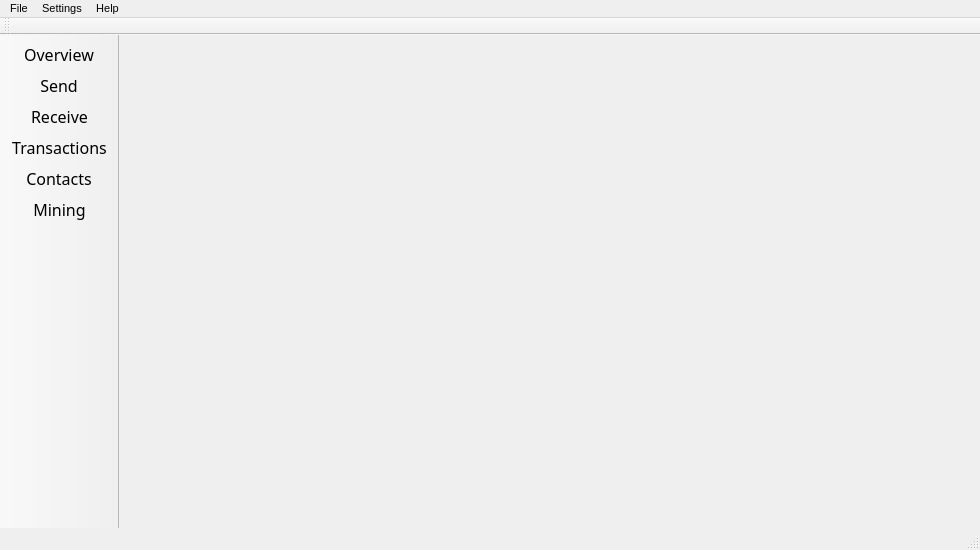
<?xml version="1.0" encoding="UTF-8"?>
<ui version="4.0">
 <class>MainWindow</class>
 <widget class="QMainWindow" name="MainWindow">
  <property name="geometry">
   <rect>
    <x>0</x>
    <y>0</y>
    <width>980</width>
    <height>550</height>
   </rect>
  </property>
  <property name="sizePolicy">
   <sizepolicy hsizetype="Preferred" vsizetype="Preferred">
    <horstretch>0</horstretch>
    <verstretch>0</verstretch>
   </sizepolicy>
  </property>
  <property name="minimumSize">
   <size>
    <width>0</width>
    <height>0</height>
   </size>
  </property>
  <property name="maximumSize">
   <size>
    <width>16777215</width>
    <height>16777215</height>
   </size>
  </property>
  <property name="font">
   <font>
    <pointsize>8</pointsize>
   </font>
  </property>
  <property name="windowTitle">
   <string>MainWindow</string>
  </property>
  <property name="windowIcon">
   <iconset resource="../../resources.qrc">
    <normaloff>:/images/cryptonote</normaloff>:/images/cryptonote</iconset>
  </property>
  <widget class="QWidget" name="centralwidget">
   <property name="sizePolicy">
    <sizepolicy hsizetype="Expanding" vsizetype="Preferred">
     <horstretch>0</horstretch>
     <verstretch>0</verstretch>
    </sizepolicy>
   </property>
   <layout class="QGridLayout" name="gridLayout">
    <property name="margin">
     <number>0</number>
    </property>
    <property name="spacing">
     <number>0</number>
    </property>
    <item row="0" column="0" colspan="6">
     <widget class="WalletGui::AccountFrame" name="m_accountFrame">
      <property name="sizePolicy">
       <sizepolicy hsizetype="Preferred" vsizetype="Fixed">
        <horstretch>0</horstretch>
        <verstretch>0</verstretch>
       </sizepolicy>
      </property>
      <property name="minimumSize">
       <size>
        <width>0</width>
        <height>70</height>
       </size>
      </property>
      <property name="maximumSize">
       <size>
        <width>16777215</width>
        <height>70</height>
       </size>
      </property>
      <property name="styleSheet">
       <string notr="true"/>
      </property>
      <property name="frameShape">
       <enum>QFrame::Panel</enum>
      </property>
      <property name="frameShadow">
       <enum>QFrame::Raised</enum>
      </property>
      <property name="lineWidth">
       <number>-1</number>
      </property>
     </widget>
    </item>
    <item row="1" column="0">
     <widget class="WalletGui::OverviewFrame" name="m_overviewFrame">
      <property name="sizePolicy">
       <sizepolicy hsizetype="Preferred" vsizetype="Preferred">
        <horstretch>0</horstretch>
        <verstretch>0</verstretch>
       </sizepolicy>
      </property>
      <property name="styleSheet">
       <string notr="true"/>
      </property>
      <property name="frameShape">
       <enum>QFrame::NoFrame</enum>
      </property>
      <property name="frameShadow">
       <enum>QFrame::Raised</enum>
      </property>
     </widget>
    </item>
    <item row="1" column="3">
     <widget class="WalletGui::TransactionsFrame" name="m_transactionsFrame">
      <property name="sizePolicy">
       <sizepolicy hsizetype="Preferred" vsizetype="Preferred">
        <horstretch>0</horstretch>
        <verstretch>0</verstretch>
       </sizepolicy>
      </property>
      <property name="styleSheet">
       <string notr="true"/>
      </property>
      <property name="frameShape">
       <enum>QFrame::NoFrame</enum>
      </property>
      <property name="frameShadow">
       <enum>QFrame::Raised</enum>
      </property>
     </widget>
    </item>
    <item row="1" column="1">
     <widget class="WalletGui::SendFrame" name="m_sendFrame">
      <property name="sizePolicy">
       <sizepolicy hsizetype="Preferred" vsizetype="Preferred">
        <horstretch>0</horstretch>
        <verstretch>0</verstretch>
       </sizepolicy>
      </property>
      <property name="frameShape">
       <enum>QFrame::NoFrame</enum>
      </property>
      <property name="frameShadow">
       <enum>QFrame::Raised</enum>
      </property>
     </widget>
    </item>
    <item row="1" column="4">
     <widget class="WalletGui::AddressBookFrame" name="m_addressBookFrame">
      <property name="sizePolicy">
       <sizepolicy hsizetype="Preferred" vsizetype="Preferred">
        <horstretch>0</horstretch>
        <verstretch>0</verstretch>
       </sizepolicy>
      </property>
      <property name="frameShape">
       <enum>QFrame::NoFrame</enum>
      </property>
      <property name="frameShadow">
       <enum>QFrame::Raised</enum>
      </property>
     </widget>
    </item>
    <item row="1" column="5">
     <widget class="WalletGui::MiningFrame" name="m_miningFrame">
      <property name="sizePolicy">
       <sizepolicy hsizetype="Preferred" vsizetype="Preferred">
        <horstretch>0</horstretch>
        <verstretch>0</verstretch>
       </sizepolicy>
      </property>
      <property name="frameShape">
       <enum>QFrame::NoFrame</enum>
      </property>
      <property name="frameShadow">
       <enum>QFrame::Raised</enum>
      </property>
     </widget>
    </item>
    <item row="1" column="2">
     <widget class="WalletGui::ReceiveFrame" name="m_receiveFrame">
      <property name="sizePolicy">
       <sizepolicy hsizetype="Preferred" vsizetype="Preferred">
        <horstretch>0</horstretch>
        <verstretch>0</verstretch>
       </sizepolicy>
      </property>
      <property name="frameShape">
       <enum>QFrame::NoFrame</enum>
      </property>
      <property name="frameShadow">
       <enum>QFrame::Raised</enum>
      </property>
     </widget>
    </item>
   </layout>
  </widget>
  <widget class="QMenuBar" name="menubar">
   <property name="geometry">
    <rect>
     <x>0</x>
     <y>0</y>
     <width>980</width>
     <height>18</height>
    </rect>
   </property>
   <widget class="QMenu" name="menuFile">
    <property name="title">
     <string>File</string>
    </property>
    <widget class="QMenu" name="menuRecent_wallets">
     <property name="title">
      <string>Recent wallets</string>
     </property>
    </widget>
    <addaction name="m_createWalletAction"/>
    <addaction name="m_createNondeterministicWalletAction"/>
    <addaction name="m_openWalletAction"/>
    <addaction name="menuRecent_wallets"/>
    <addaction name="m_backupWalletAction"/>
    <addaction name="m_resetAction"/>
    <addaction name="m_closeWalletAction"/>
    <addaction name="separator"/>
    <addaction name="m_openUriAction"/>
    <addaction name="m_openLogFileAction"/>
    <addaction name="separator"/>
    <addaction name="m_showMnemonicSeedAction"/>
    <addaction name="m_restoreFromMnemonicSeedAction"/>
    <addaction name="separator"/>
    <addaction name="m_showPrivateKey"/>
    <addaction name="m_importKeyAction"/>
    <addaction name="separator"/>
    <addaction name="m_exportTrackingKeyAction"/>
    <addaction name="m_importTrackingKeyAction"/>
    <addaction name="separator"/>
    <addaction name="m_exitAction"/>
   </widget>
   <widget class="QMenu" name="menuSettings">
    <property name="title">
     <string>Settings</string>
    </property>
    <addaction name="m_encryptWalletAction"/>
    <addaction name="m_changePasswordAction"/>
    <addaction name="m_changeLanguageAction"/>
    <addaction name="m_connectionSettingsAction"/>
    <addaction name="separator"/>
    <addaction name="m_startOnLoginAction"/>
    <addaction name="m_minimizeToTrayAction"/>
    <addaction name="m_closeToTrayAction"/>
    <addaction name="m_miningOnLaunchAction"/>
   </widget>
   <widget class="QMenu" name="menuHelp">
    <property name="title">
     <string>Help</string>
    </property>
    <addaction name="m_aboutCryptonoteAction"/>
    <addaction name="m_aboutQtAction"/>
    <addaction name="actionHelp"/>
   </widget>
   <addaction name="menuFile"/>
   <addaction name="menuSettings"/>
   <addaction name="menuHelp"/>
  </widget>
  <widget class="QToolBar" name="toolBar">
   <property name="sizePolicy">
    <sizepolicy hsizetype="Fixed" vsizetype="Preferred">
     <horstretch>0</horstretch>
     <verstretch>0</verstretch>
    </sizepolicy>
   </property>
   <property name="minimumSize">
    <size>
     <width>0</width>
     <height>0</height>
    </size>
   </property>
   <property name="maximumSize">
    <size>
     <width>150</width>
     <height>16777215</height>
    </size>
   </property>
   <property name="baseSize">
    <size>
     <width>150</width>
     <height>0</height>
    </size>
   </property>
   <property name="font">
    <font>
     <family>Game of Thrones</family>
     <pointsize>8</pointsize>
     <weight>50</weight>
     <italic>false</italic>
     <bold>false</bold>
     <kerning>true</kerning>
    </font>
   </property>
   <property name="contextMenuPolicy">
    <enum>Qt::DefaultContextMenu</enum>
   </property>
   <property name="windowTitle">
    <string notr="true">toolBar</string>
   </property>
   <property name="toolTip">
    <string/>
   </property>
   <property name="statusTip">
    <string/>
   </property>
   <property name="whatsThis">
    <string/>
   </property>
   <property name="accessibleName">
    <string/>
   </property>
   <property name="accessibleDescription">
    <string/>
   </property>
   <property name="styleSheet">
    <string notr="true"/>
   </property>
   <property name="movable">
    <bool>false</bool>
   </property>
   <property name="allowedAreas">
    <set>Qt::LeftToolBarArea|Qt::TopToolBarArea</set>
   </property>
   <property name="orientation">
    <enum>Qt::Vertical</enum>
   </property>
   <property name="iconSize">
    <size>
     <width>20</width>
     <height>20</height>
    </size>
   </property>
   <property name="toolButtonStyle">
    <enum>Qt::ToolButtonTextBesideIcon</enum>
   </property>
   <attribute name="toolBarArea">
    <enum>LeftToolBarArea</enum>
   </attribute>
   <attribute name="toolBarBreak">
    <bool>false</bool>
   </attribute>
   <addaction name="m_overviewAction"/>
   <addaction name="m_sendAction"/>
   <addaction name="m_receiveAction"/>
   <addaction name="m_transactionsAction"/>
   <addaction name="m_addressBookAction"/>
   <addaction name="m_miningAction"/>
  </widget>
  <widget class="QStatusBar" name="statusBar"/>
  <widget class="QToolBar" name="accountToolBar">
   <property name="windowTitle">
    <string>Account toolbar</string>
   </property>
   <attribute name="toolBarArea">
    <enum>TopToolBarArea</enum>
   </attribute>
   <attribute name="toolBarBreak">
    <bool>false</bool>
   </attribute>
  </widget>
  <action name="m_overviewAction">
   <property name="checkable">
    <bool>true</bool>
   </property>
   <property name="icon">
    <iconset resource="../../resources.qrc">
     <normaloff>:/icons/overview</normaloff>:/icons/overview</iconset>
   </property>
   <property name="text">
    <string>Overview</string>
   </property>
   <property name="font">
    <font>
     <family>Cinzel</family>
     <pointsize>12</pointsize>
     <weight>50</weight>
     <bold>false</bold>
    </font>
   </property>
   <property name="size" stdset="0">
    <size>
     <width>25</width>
     <height>20</height>
    </size>
   </property>
  </action>
  <action name="m_sendAction">
   <property name="checkable">
    <bool>true</bool>
   </property>
   <property name="enabled">
    <bool>true</bool>
   </property>
   <property name="icon">
    <iconset resource="../../resources.qrc">
     <normaloff>:/icons/send</normaloff>:/icons/send</iconset>
   </property>
   <property name="text">
    <string>Send</string>
   </property>
   <property name="font">
    <font>
     <family>Cinzel</family>
     <pointsize>12</pointsize>
    </font>
   </property>
  </action>
  <action name="m_receiveAction">
   <property name="checkable">
    <bool>true</bool>
   </property>
   <property name="enabled">
    <bool>true</bool>
   </property>
   <property name="icon">
    <iconset resource="../../resources.qrc">
     <normaloff>:/icons/receive</normaloff>:/icons/receive</iconset>
   </property>
   <property name="text">
    <string>Receive</string>
   </property>
   <property name="font">
    <font>
     <family>Cinzel</family>
     <pointsize>12</pointsize>
    </font>
   </property>
  </action>
  <action name="m_transactionsAction">
   <property name="checkable">
    <bool>true</bool>
   </property>
   <property name="enabled">
    <bool>true</bool>
   </property>
   <property name="icon">
    <iconset resource="../../resources.qrc">
     <normaloff>:/icons/transactions</normaloff>:/icons/transactions</iconset>
   </property>
   <property name="text">
    <string>Transactions</string>
   </property>
   <property name="font">
    <font>
     <family>Cinzel</family>
     <pointsize>12</pointsize>
    </font>
   </property>
  </action>
  <action name="m_exitAction">
   <property name="enabled">
    <bool>true</bool>
   </property>
   <property name="text">
    <string>Exit</string>
   </property>
   <property name="shortcut">
    <string>Ctrl+Q</string>
   </property>
  </action>
  <action name="m_addressBookAction">
   <property name="checkable">
    <bool>true</bool>
   </property>
   <property name="enabled">
    <bool>true</bool>
   </property>
   <property name="icon">
    <iconset resource="../../resources.qrc">
     <normaloff>:/icons/address-book</normaloff>:/icons/address-book</iconset>
   </property>
   <property name="text">
    <string>Contacts</string>
   </property>
   <property name="font">
    <font>
     <family>Cinzel</family>
     <pointsize>12</pointsize>
    </font>
   </property>
  </action>
  <action name="m_createWalletAction">
   <property name="enabled">
    <bool>true</bool>
   </property>
   <property name="text">
    <string>Create wallet</string>
   </property>
  </action>
  <action name="m_openWalletAction">
   <property name="enabled">
    <bool>true</bool>
   </property>
   <property name="text">
    <string>Open wallet</string>
   </property>
  </action>
  <action name="m_encryptWalletAction">
   <property name="enabled">
    <bool>true</bool>
   </property>
   <property name="text">
    <string>Encrypt wallet</string>
   </property>
  </action>
  <action name="m_changePasswordAction">
   <property name="enabled">
    <bool>true</bool>
   </property>
   <property name="text">
    <string>Change password</string>
   </property>
   <property name="toolTip">
    <string>Change password</string>
   </property>
  </action>
  <action name="m_aboutCryptonoteAction">
   <property name="enabled">
    <bool>true</bool>
   </property>
   <property name="text">
    <string>About</string>
   </property>
  </action>
  <action name="m_aboutQtAction">
   <property name="enabled">
    <bool>true</bool>
   </property>
   <property name="text">
    <string>About Qt</string>
   </property>
  </action>
  <action name="m_backupWalletAction">
   <property name="enabled">
    <bool>true</bool>
   </property>
   <property name="text">
    <string>Backup wallet</string>
   </property>
  </action>
  <action name="m_startOnLoginAction">
   <property name="checkable">
    <bool>true</bool>
   </property>
   <property name="text">
    <string>Start on system login</string>
   </property>
  </action>
  <action name="m_minimizeToTrayAction">
   <property name="checkable">
    <bool>true</bool>
   </property>
   <property name="text">
    <string>Minimize to tray</string>
   </property>
  </action>
  <action name="m_closeToTrayAction">
   <property name="checkable">
    <bool>true</bool>
   </property>
   <property name="text">
    <string>Close to tray</string>
   </property>
  </action>
  <action name="m_importKeyAction">
   <property name="text">
    <string>Import wallet w/private key</string>
   </property>
  </action>
  <action name="m_miningAction">
   <property name="checkable">
    <bool>true</bool>
   </property>
   <property name="icon">
    <iconset resource="../../resources.qrc">
     <normaloff>:/icons/mining</normaloff>:/icons/mining</iconset>
   </property>
   <property name="text">
    <string>Mining</string>
   </property>
   <property name="font">
    <font>
     <family>Cinzel</family>
     <pointsize>12</pointsize>
    </font>
   </property>
  </action>
  <action name="m_resetAction">
   <property name="text">
    <string>Reset wallet</string>
   </property>
   <property name="toolTip">
    <string>Reset wallet</string>
   </property>
  </action>
  <action name="m_changeLanguageAction">
   <property name="text">
    <string>Language</string>
   </property>
   <property name="toolTip">
    <string>Change language</string>
   </property>
  </action>
  <action name="m_showPrivateKey">
   <property name="text">
    <string>Export private key</string>
   </property>
  </action>
  <action name="actionHelp">
   <property name="text">
    <string>Help</string>
   </property>
   <property name="shortcut">
    <string>F1</string>
   </property>
  </action>
  <action name="m_connectionSettingsAction">
   <property name="text">
    <string>Connection</string>
   </property>
  </action>
  <action name="m_openUriAction">
   <property name="text">
    <string>Open payment request</string>
   </property>
  </action>
  <action name="m_exportTrackingKeyAction">
   <property name="text">
    <string>Export tracking key</string>
   </property>
  </action>
  <action name="m_importTrackingKeyAction">
   <property name="text">
    <string>Import tracking key</string>
   </property>
  </action>
  <action name="m_closeWalletAction">
   <property name="text">
    <string>Close wallet</string>
   </property>
  </action>
  <action name="m_recentWalletsAction">
   <property name="text">
    <string>Recent wallets</string>
   </property>
  </action>
  <action name="actionStatus">
   <property name="text">
    <string>Information</string>
   </property>
  </action>
  <action name="m_openLogFileAction">
   <property name="text">
    <string>Open log file</string>
   </property>
  </action>
  <action name="m_showMnemonicSeedAction">
   <property name="enabled">
    <bool>false</bool>
   </property>
   <property name="text">
    <string>Show mnemonic seed</string>
   </property>
  </action>
  <action name="m_restoreFromMnemonicSeedAction">
   <property name="text">
    <string>Restore from mnemonic seed</string>
   </property>
  </action>
  <action name="m_createNondeterministicWalletAction">
   <property name="text">
    <string>Create nondeterministic wallet</string>
   </property>
  </action>
  <action name="m_miningOnLaunchAction">
   <property name="checkable">
    <bool>true</bool>
   </property>
   <property name="text">
    <string>Start pool mining automatically</string>
   </property>
  </action>
 </widget>
 <customwidgets>
  <customwidget>
   <class>WalletGui::OverviewFrame</class>
   <extends>QFrame</extends>
   <header location="global">gui/OverviewFrame.h</header>
   <container>1</container>
  </customwidget>
  <customwidget>
   <class>WalletGui::SendFrame</class>
   <extends>QFrame</extends>
   <header>gui/SendFrame.h</header>
   <container>1</container>
  </customwidget>
  <customwidget>
   <class>WalletGui::AccountFrame</class>
   <extends>QFrame</extends>
   <header>gui/AccountFrame.h</header>
   <container>1</container>
  </customwidget>
  <customwidget>
   <class>WalletGui::TransactionsFrame</class>
   <extends>QFrame</extends>
   <header>gui/TransactionsFrame.h</header>
   <container>1</container>
  </customwidget>
  <customwidget>
   <class>WalletGui::AddressBookFrame</class>
   <extends>QFrame</extends>
   <header>gui/AddressBookFrame.h</header>
   <container>1</container>
  </customwidget>
  <customwidget>
   <class>WalletGui::MiningFrame</class>
   <extends>QFrame</extends>
   <header>gui/MiningFrame.h</header>
   <container>1</container>
  </customwidget>
  <customwidget>
   <class>WalletGui::ReceiveFrame</class>
   <extends>QFrame</extends>
   <header>gui/ReceiveFrame.h</header>
   <container>1</container>
  </customwidget>
 </customwidgets>
 <resources>
  <include location="../../resources.qrc"/>
 </resources>
 <connections>
  <connection>
   <sender>m_createWalletAction</sender>
   <signal>triggered()</signal>
   <receiver>MainWindow</receiver>
   <slot>createWallet()</slot>
   <hints>
    <hint type="sourcelabel">
     <x>-1</x>
     <y>-1</y>
    </hint>
    <hint type="destinationlabel">
     <x>449</x>
     <y>299</y>
    </hint>
   </hints>
  </connection>
  <connection>
   <sender>m_openWalletAction</sender>
   <signal>triggered()</signal>
   <receiver>MainWindow</receiver>
   <slot>openWallet()</slot>
   <hints>
    <hint type="sourcelabel">
     <x>-1</x>
     <y>-1</y>
    </hint>
    <hint type="destinationlabel">
     <x>449</x>
     <y>299</y>
    </hint>
   </hints>
  </connection>
  <connection>
   <sender>m_encryptWalletAction</sender>
   <signal>triggered()</signal>
   <receiver>MainWindow</receiver>
   <slot>encryptWallet()</slot>
   <hints>
    <hint type="sourcelabel">
     <x>-1</x>
     <y>-1</y>
    </hint>
    <hint type="destinationlabel">
     <x>449</x>
     <y>299</y>
    </hint>
   </hints>
  </connection>
  <connection>
   <sender>m_changePasswordAction</sender>
   <signal>triggered()</signal>
   <receiver>MainWindow</receiver>
   <slot>encryptWallet()</slot>
   <hints>
    <hint type="sourcelabel">
     <x>-1</x>
     <y>-1</y>
    </hint>
    <hint type="destinationlabel">
     <x>449</x>
     <y>299</y>
    </hint>
   </hints>
  </connection>
  <connection>
   <sender>m_changeLanguageAction</sender>
   <signal>triggered()</signal>
   <receiver>MainWindow</receiver>
   <slot>ChangeLanguage()</slot>
   <hints>
    <hint type="sourcelabel">
     <x>-1</x>
     <y>-1</y>
    </hint>
    <hint type="destinationlabel">
     <x>449</x>
     <y>299</y>
    </hint>
   </hints>
  </connection>
  <connection>
   <sender>m_aboutQtAction</sender>
   <signal>triggered()</signal>
   <receiver>MainWindow</receiver>
   <slot>aboutQt()</slot>
   <hints>
    <hint type="sourcelabel">
     <x>-1</x>
     <y>-1</y>
    </hint>
    <hint type="destinationlabel">
     <x>449</x>
     <y>299</y>
    </hint>
   </hints>
  </connection>
  <connection>
   <sender>m_backupWalletAction</sender>
   <signal>triggered()</signal>
   <receiver>MainWindow</receiver>
   <slot>backupWallet()</slot>
   <hints>
    <hint type="sourcelabel">
     <x>-1</x>
     <y>-1</y>
    </hint>
    <hint type="destinationlabel">
     <x>449</x>
     <y>299</y>
    </hint>
   </hints>
  </connection>
  <connection>
   <sender>m_aboutCryptonoteAction</sender>
   <signal>triggered()</signal>
   <receiver>MainWindow</receiver>
   <slot>about()</slot>
   <hints>
    <hint type="sourcelabel">
     <x>-1</x>
     <y>-1</y>
    </hint>
    <hint type="destinationlabel">
     <x>459</x>
     <y>299</y>
    </hint>
   </hints>
  </connection>
  <connection>
   <sender>m_startOnLoginAction</sender>
   <signal>triggered(bool)</signal>
   <receiver>MainWindow</receiver>
   <slot>setStartOnLogin(bool)</slot>
   <hints>
    <hint type="sourcelabel">
     <x>-1</x>
     <y>-1</y>
    </hint>
    <hint type="destinationlabel">
     <x>459</x>
     <y>299</y>
    </hint>
   </hints>
  </connection>
  <connection>
   <sender>m_minimizeToTrayAction</sender>
   <signal>triggered(bool)</signal>
   <receiver>MainWindow</receiver>
   <slot>setMinimizeToTray(bool)</slot>
   <hints>
    <hint type="sourcelabel">
     <x>-1</x>
     <y>-1</y>
    </hint>
    <hint type="destinationlabel">
     <x>459</x>
     <y>299</y>
    </hint>
   </hints>
  </connection>
  <connection>
   <sender>m_closeToTrayAction</sender>
   <signal>triggered(bool)</signal>
   <receiver>MainWindow</receiver>
   <slot>setCloseToTray(bool)</slot>
   <hints>
    <hint type="sourcelabel">
     <x>-1</x>
     <y>-1</y>
    </hint>
    <hint type="destinationlabel">
     <x>459</x>
     <y>299</y>
    </hint>
   </hints>
  </connection>
  <connection>
   <sender>m_resetAction</sender>
   <signal>triggered()</signal>
   <receiver>MainWindow</receiver>
   <slot>resetWallet()</slot>
   <hints>
    <hint type="sourcelabel">
     <x>-1</x>
     <y>-1</y>
    </hint>
    <hint type="destinationlabel">
     <x>506</x>
     <y>301</y>
    </hint>
   </hints>
  </connection>
  <connection>
   <sender>m_importKeyAction</sender>
   <signal>triggered()</signal>
   <receiver>MainWindow</receiver>
   <slot>importKey()</slot>
   <hints>
    <hint type="sourcelabel">
     <x>-1</x>
     <y>-1</y>
    </hint>
    <hint type="destinationlabel">
     <x>459</x>
     <y>299</y>
    </hint>
   </hints>
  </connection>
  <connection>
   <sender>m_showPrivateKey</sender>
   <signal>triggered()</signal>
   <receiver>MainWindow</receiver>
   <slot>showPrivateKeys()</slot>
   <hints>
    <hint type="sourcelabel">
     <x>-1</x>
     <y>-1</y>
    </hint>
    <hint type="destinationlabel">
     <x>459</x>
     <y>299</y>
    </hint>
   </hints>
  </connection>
  <connection>
   <sender>actionHelp</sender>
   <signal>triggered()</signal>
   <receiver>MainWindow</receiver>
   <slot>DisplayCmdLineHelp()</slot>
   <hints>
    <hint type="sourcelabel">
     <x>-1</x>
     <y>-1</y>
    </hint>
    <hint type="destinationlabel">
     <x>494</x>
     <y>319</y>
    </hint>
   </hints>
  </connection>
  <connection>
   <sender>m_connectionSettingsAction</sender>
   <signal>triggered()</signal>
   <receiver>MainWindow</receiver>
   <slot>openConnectionSettings()</slot>
   <hints>
    <hint type="sourcelabel">
     <x>-1</x>
     <y>-1</y>
    </hint>
    <hint type="destinationlabel">
     <x>494</x>
     <y>319</y>
    </hint>
   </hints>
  </connection>
  <connection>
   <sender>m_transactionsAction</sender>
   <signal>toggled(bool)</signal>
   <receiver>m_transactionsFrame</receiver>
   <slot>setVisible(bool)</slot>
   <hints>
    <hint type="sourcelabel">
     <x>-1</x>
     <y>-1</y>
    </hint>
    <hint type="destinationlabel">
     <x>787</x>
     <y>333</y>
    </hint>
   </hints>
  </connection>
  <connection>
   <sender>m_sendAction</sender>
   <signal>toggled(bool)</signal>
   <receiver>m_sendFrame</receiver>
   <slot>setVisible(bool)</slot>
   <hints>
    <hint type="sourcelabel">
     <x>-1</x>
     <y>-1</y>
    </hint>
    <hint type="destinationlabel">
     <x>337</x>
     <y>333</y>
    </hint>
   </hints>
  </connection>
  <connection>
   <sender>m_overviewAction</sender>
   <signal>toggled(bool)</signal>
   <receiver>m_overviewFrame</receiver>
   <slot>setVisible(bool)</slot>
   <hints>
    <hint type="sourcelabel">
     <x>-1</x>
     <y>-1</y>
    </hint>
    <hint type="destinationlabel">
     <x>112</x>
     <y>333</y>
    </hint>
   </hints>
  </connection>
  <connection>
   <sender>m_miningAction</sender>
   <signal>toggled(bool)</signal>
   <receiver>m_miningFrame</receiver>
   <slot>setVisible(bool)</slot>
   <hints>
    <hint type="sourcelabel">
     <x>-1</x>
     <y>-1</y>
    </hint>
    <hint type="destinationlabel">
     <x>862</x>
     <y>322</y>
    </hint>
   </hints>
  </connection>
  <connection>
   <sender>m_addressBookAction</sender>
   <signal>toggled(bool)</signal>
   <receiver>m_addressBookFrame</receiver>
   <slot>setVisible(bool)</slot>
   <hints>
    <hint type="sourcelabel">
     <x>-1</x>
     <y>-1</y>
    </hint>
    <hint type="destinationlabel">
     <x>809</x>
     <y>320</y>
    </hint>
   </hints>
  </connection>
  <connection>
   <sender>m_receiveAction</sender>
   <signal>toggled(bool)</signal>
   <receiver>m_receiveFrame</receiver>
   <slot>setVisible(bool)</slot>
   <hints>
    <hint type="sourcelabel">
     <x>-1</x>
     <y>-1</y>
    </hint>
    <hint type="destinationlabel">
     <x>562</x>
     <y>333</y>
    </hint>
   </hints>
  </connection>
  <connection>
   <sender>m_openUriAction</sender>
   <signal>triggered()</signal>
   <receiver>m_sendFrame</receiver>
   <slot>openUriClicked()</slot>
   <hints>
    <hint type="sourcelabel">
     <x>-1</x>
     <y>-1</y>
    </hint>
    <hint type="destinationlabel">
     <x>316</x>
     <y>310</y>
    </hint>
   </hints>
  </connection>
  <connection>
   <sender>m_exportTrackingKeyAction</sender>
   <signal>triggered()</signal>
   <receiver>MainWindow</receiver>
   <slot>exportTrackingKey()</slot>
   <hints>
    <hint type="sourcelabel">
     <x>-1</x>
     <y>-1</y>
    </hint>
    <hint type="destinationlabel">
     <x>489</x>
     <y>274</y>
    </hint>
   </hints>
  </connection>
  <connection>
   <sender>m_importTrackingKeyAction</sender>
   <signal>triggered()</signal>
   <receiver>MainWindow</receiver>
   <slot>importTrackingKey()</slot>
   <hints>
    <hint type="sourcelabel">
     <x>-1</x>
     <y>-1</y>
    </hint>
    <hint type="destinationlabel">
     <x>489</x>
     <y>274</y>
    </hint>
   </hints>
  </connection>
  <connection>
   <sender>m_closeWalletAction</sender>
   <signal>triggered()</signal>
   <receiver>MainWindow</receiver>
   <slot>closeWallet()</slot>
   <hints>
    <hint type="sourcelabel">
     <x>-1</x>
     <y>-1</y>
    </hint>
    <hint type="destinationlabel">
     <x>489</x>
     <y>274</y>
    </hint>
   </hints>
  </connection>
  <connection>
   <sender>m_openLogFileAction</sender>
   <signal>triggered()</signal>
   <receiver>MainWindow</receiver>
   <slot>openLogFile()</slot>
   <hints>
    <hint type="sourcelabel">
     <x>-1</x>
     <y>-1</y>
    </hint>
    <hint type="destinationlabel">
     <x>489</x>
     <y>274</y>
    </hint>
   </hints>
  </connection>
  <connection>
   <sender>m_showMnemonicSeedAction</sender>
   <signal>triggered()</signal>
   <receiver>MainWindow</receiver>
   <slot>showMnemonicSeed()</slot>
   <hints>
    <hint type="sourcelabel">
     <x>-1</x>
     <y>-1</y>
    </hint>
    <hint type="destinationlabel">
     <x>489</x>
     <y>274</y>
    </hint>
   </hints>
  </connection>
  <connection>
   <sender>m_restoreFromMnemonicSeedAction</sender>
   <signal>triggered()</signal>
   <receiver>MainWindow</receiver>
   <slot>restoreFromMnemonicSeed()</slot>
   <hints>
    <hint type="sourcelabel">
     <x>-1</x>
     <y>-1</y>
    </hint>
    <hint type="destinationlabel">
     <x>489</x>
     <y>274</y>
    </hint>
   </hints>
  </connection>
  <connection>
   <sender>m_createNondeterministicWalletAction</sender>
   <signal>triggered()</signal>
   <receiver>MainWindow</receiver>
   <slot>createNonDeterministicWallet()</slot>
   <hints>
    <hint type="sourcelabel">
     <x>-1</x>
     <y>-1</y>
    </hint>
    <hint type="destinationlabel">
     <x>489</x>
     <y>274</y>
    </hint>
   </hints>
  </connection>
  <connection>
   <sender>m_miningOnLaunchAction</sender>
   <signal>triggered(bool)</signal>
   <receiver>MainWindow</receiver>
   <slot>setMiningOnLaunch(bool)</slot>
   <hints>
    <hint type="sourcelabel">
     <x>-1</x>
     <y>-1</y>
    </hint>
    <hint type="destinationlabel">
     <x>489</x>
     <y>274</y>
    </hint>
   </hints>
  </connection>
 </connections>
 <slots>
  <slot>createWallet()</slot>
  <slot>openWallet()</slot>
  <slot>encryptWallet()</slot>
  <slot>aboutQt()</slot>
  <slot>backupWallet()</slot>
  <slot>about()</slot>
  <slot>setStartOnLogin(bool)</slot>
  <slot>setMinimizeToTray(bool)</slot>
  <slot>setCloseToTray(bool)</slot>
  <slot>importKey()</slot>
  <slot>resetWallet()</slot>
  <slot>showPrivateKeys()</slot>
  <slot>openConnectionSettings()</slot>
  <slot>showStatusInfo()</slot>
 </slots>
</ui>
